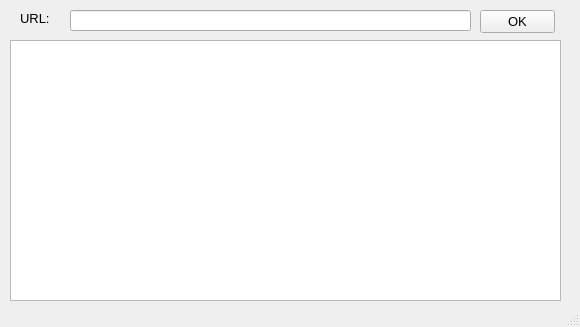
<?xml version="1.0" encoding="UTF-8"?>
<ui version="4.0">
 <class>MainWindow</class>
 <widget class="QMainWindow" name="MainWindow">
  <property name="geometry">
   <rect>
    <x>0</x>
    <y>0</y>
    <width>580</width>
    <height>327</height>
   </rect>
  </property>
  <property name="minimumSize">
   <size>
    <width>580</width>
    <height>327</height>
   </size>
  </property>
  <property name="maximumSize">
   <size>
    <width>580</width>
    <height>327</height>
   </size>
  </property>
  <property name="font">
   <font>
    <family>Arial</family>
    <pointsize>6</pointsize>
   </font>
  </property>
  <property name="acceptDrops">
   <bool>false</bool>
  </property>
  <property name="windowTitle">
   <string>Martin-Web-tool</string>
  </property>
  <property name="windowIcon">
   <iconset>
    <normaloff>../2.jpg</normaloff>../2.jpg</iconset>
  </property>
  <property name="autoFillBackground">
   <bool>false</bool>
  </property>
  <widget class="QWidget" name="centralwidget">
   <widget class="QLineEdit" name="URL">
    <property name="geometry">
     <rect>
      <x>70</x>
      <y>10</y>
      <width>401</width>
      <height>21</height>
     </rect>
    </property>
    <property name="font">
     <font>
      <family>Arial</family>
      <pointsize>10</pointsize>
     </font>
    </property>
   </widget>
   <widget class="QLabel" name="label_2">
    <property name="geometry">
     <rect>
      <x>20</x>
      <y>10</y>
      <width>51</width>
      <height>16</height>
     </rect>
    </property>
    <property name="font">
     <font>
      <family>Arial</family>
      <pointsize>10</pointsize>
     </font>
    </property>
    <property name="text">
     <string>URL:</string>
    </property>
   </widget>
   <widget class="QPushButton" name="determine">
    <property name="geometry">
     <rect>
      <x>480</x>
      <y>10</y>
      <width>75</width>
      <height>23</height>
     </rect>
    </property>
    <property name="font">
     <font>
      <family>Arial</family>
      <pointsize>10</pointsize>
     </font>
    </property>
    <property name="text">
     <string>OK</string>
    </property>
   </widget>
   <widget class="QTextBrowser" name="OUTPUT">
    <property name="geometry">
     <rect>
      <x>10</x>
      <y>40</y>
      <width>551</width>
      <height>261</height>
     </rect>
    </property>
    <property name="font">
     <font>
      <family>Arial</family>
      <pointsize>12</pointsize>
     </font>
    </property>
    <property name="openLinks">
     <bool>false</bool>
    </property>
   </widget>
  </widget>
  <widget class="QStatusBar" name="statusbar"/>
 </widget>
 <resources/>
 <connections/>
</ui>
